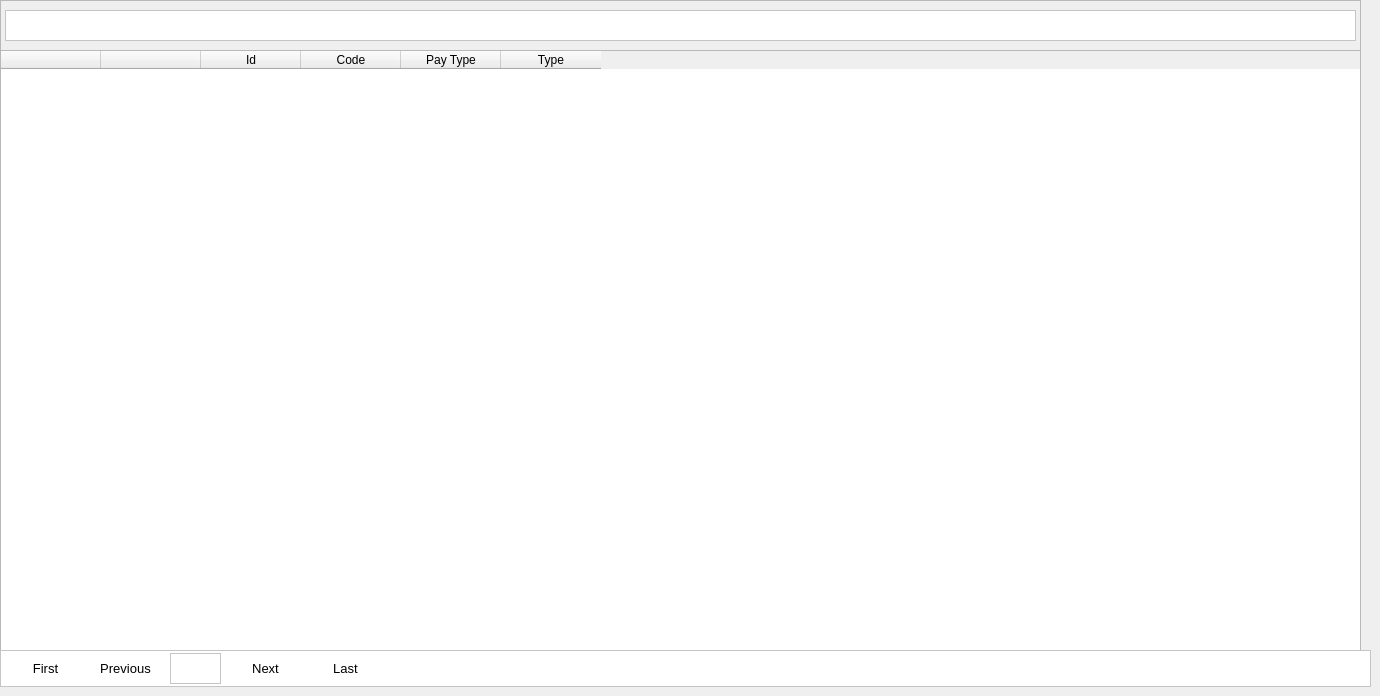
    <widget class="QWidget" name="tabPayType">
     <attribute name="title">
      <string>Pay Type</string>
     </attribute>
     <widget class="QFrame" name="frame_7">
      <property name="geometry">
       <rect>
        <x>0</x>
        <y>0</y>
        <width>1361</width>
        <height>651</height>
       </rect>
      </property>
      <property name="frameShape">
       <enum>QFrame::StyledPanel</enum>
      </property>
      <property name="frameShadow">
       <enum>QFrame::Raised</enum>
      </property>
      <widget class="QTableWidget" name="tableWidgetPayType">
       <property name="geometry">
        <rect>
         <x>0</x>
         <y>50</y>
         <width>1361</width>
         <height>601</height>
        </rect>
       </property>
       <property name="minimumSize">
        <size>
         <width>1361</width>
         <height>0</height>
        </size>
       </property>
       <column>
        <property name="text">
         <string/>
        </property>
       </column>
       <column>
        <property name="text">
         <string/>
        </property>
       </column>
       <column>
        <property name="text">
         <string>Id</string>
        </property>
       </column>
       <column>
        <property name="text">
         <string>Code</string>
        </property>
       </column>
       <column>
        <property name="text">
         <string>Pay Type</string>
        </property>
       </column>
       <column>
        <property name="text">
         <string>Type</string>
        </property>
       </column>
      </widget>
      <widget class="QTextEdit" name="textEditPayTypeFilter">
       <property name="geometry">
        <rect>
         <x>5</x>
         <y>10</y>
         <width>1351</width>
         <height>31</height>
        </rect>
       </property>
       <property name="font">
        <font>
         <family>Segoe UI</family>
         <pointsize>10</pointsize>
        </font>
       </property>
       <property name="styleSheet">
        <string notr="true">background-color: rgb(255, 255, 255);
color: rgb(0, 0, 0);</string>
       </property>
      </widget>
     </widget>
     <widget class="QFrame" name="frame_8">
      <property name="geometry">
       <rect>
        <x>0</x>
        <y>650</y>
        <width>1371</width>
        <height>37</height>
       </rect>
      </property>
      <property name="styleSheet">
       <string notr="true">background-color: rgb(255, 255, 255);
color: rgb(255, 255, 255);</string>
      </property>
      <property name="frameShape">
       <enum>QFrame::StyledPanel</enum>
      </property>
      <property name="frameShadow">
       <enum>QFrame::Raised</enum>
      </property>
      <widget class="QPushButton" name="pushButtonPayTypeFirst">
       <property name="geometry">
        <rect>
         <x>10</x>
         <y>0</y>
         <width>71</width>
         <height>37</height>
        </rect>
       </property>
       <property name="font">
        <font>
         <family>Segoe UI</family>
         <pointsize>10</pointsize>
        </font>
       </property>
       <property name="styleSheet">
        <string notr="true">color: rgb(0, 0, 0);</string>
       </property>
       <property name="text">
        <string>First</string>
       </property>
       <property name="flat">
        <bool>true</bool>
       </property>
      </widget>
      <widget class="QPushButton" name="pushButtonPayTypePrevious">
       <property name="geometry">
        <rect>
         <x>90</x>
         <y>0</y>
         <width>71</width>
         <height>37</height>
        </rect>
       </property>
       <property name="font">
        <font>
         <family>Segoe UI</family>
         <pointsize>10</pointsize>
        </font>
       </property>
       <property name="styleSheet">
        <string notr="true">color: rgb(0, 0, 0);</string>
       </property>
       <property name="text">
        <string>Previous</string>
       </property>
       <property name="flat">
        <bool>true</bool>
       </property>
      </widget>
      <widget class="QPushButton" name="pushButtonPayTypeNext">
       <property name="geometry">
        <rect>
         <x>230</x>
         <y>0</y>
         <width>71</width>
         <height>37</height>
        </rect>
       </property>
       <property name="font">
        <font>
         <family>Segoe UI</family>
         <pointsize>10</pointsize>
        </font>
       </property>
       <property name="styleSheet">
        <string notr="true">color: rgb(0, 0, 0);</string>
       </property>
       <property name="text">
        <string>Next</string>
       </property>
       <property name="flat">
        <bool>true</bool>
       </property>
      </widget>
      <widget class="QPushButton" name="pushButtonPayTypeLast">
       <property name="geometry">
        <rect>
         <x>310</x>
         <y>0</y>
         <width>71</width>
         <height>37</height>
        </rect>
       </property>
       <property name="font">
        <font>
         <family>Segoe UI</family>
         <pointsize>10</pointsize>
        </font>
       </property>
       <property name="styleSheet">
        <string notr="true">color: rgb(0, 0, 0);</string>
       </property>
       <property name="text">
        <string>Last</string>
       </property>
       <property name="flat">
        <bool>true</bool>
       </property>
      </widget>
      <widget class="QTextEdit" name="textEditPagePayTypeNumber">
       <property name="geometry">
        <rect>
         <x>170</x>
         <y>3</y>
         <width>51</width>
         <height>31</height>
        </rect>
       </property>
       <property name="font">
        <font>
         <family>Segoe UI</family>
         <pointsize>10</pointsize>
        </font>
       </property>
       <property name="styleSheet">
        <string notr="true">color: rgb(0, 0, 0);</string>
       </property>
       <property name="readOnly">
        <bool>true</bool>
       </property>
      </widget>
     </widget>
    </widget>
